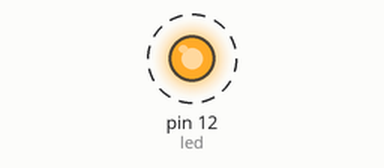
Recording of a sketch running on a simulated Arduino Uno, built with avr-gcc and run on an emulated ATmega328P. Parts: output pins drawn as LEDs (lit = HIGH). Dashed ring = blinking. What the sketch prints to the serial monitor is not drawn.

Above: at 0.2 s.
Timing chart, 0 to 3.0 s (numbered marks = the images above):
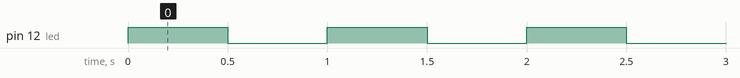

Measured:
- by itself, pin 12 (led): alternates HIGH for 0.50 s and LOW for 0.50 s

The sketch:

P13_compi_conexion.ino
```cpp
int led = 12;

void setup() {
  pinMode (led, OUTPUT);
  Serial.begin(9600);

}

void loop() {
  digitalWrite (led,1);
  Serial.println("led prendido");
  delay (500);

  digitalWrite (led,0);
  Serial.println("led apagado");
  delay(500);


}
```
